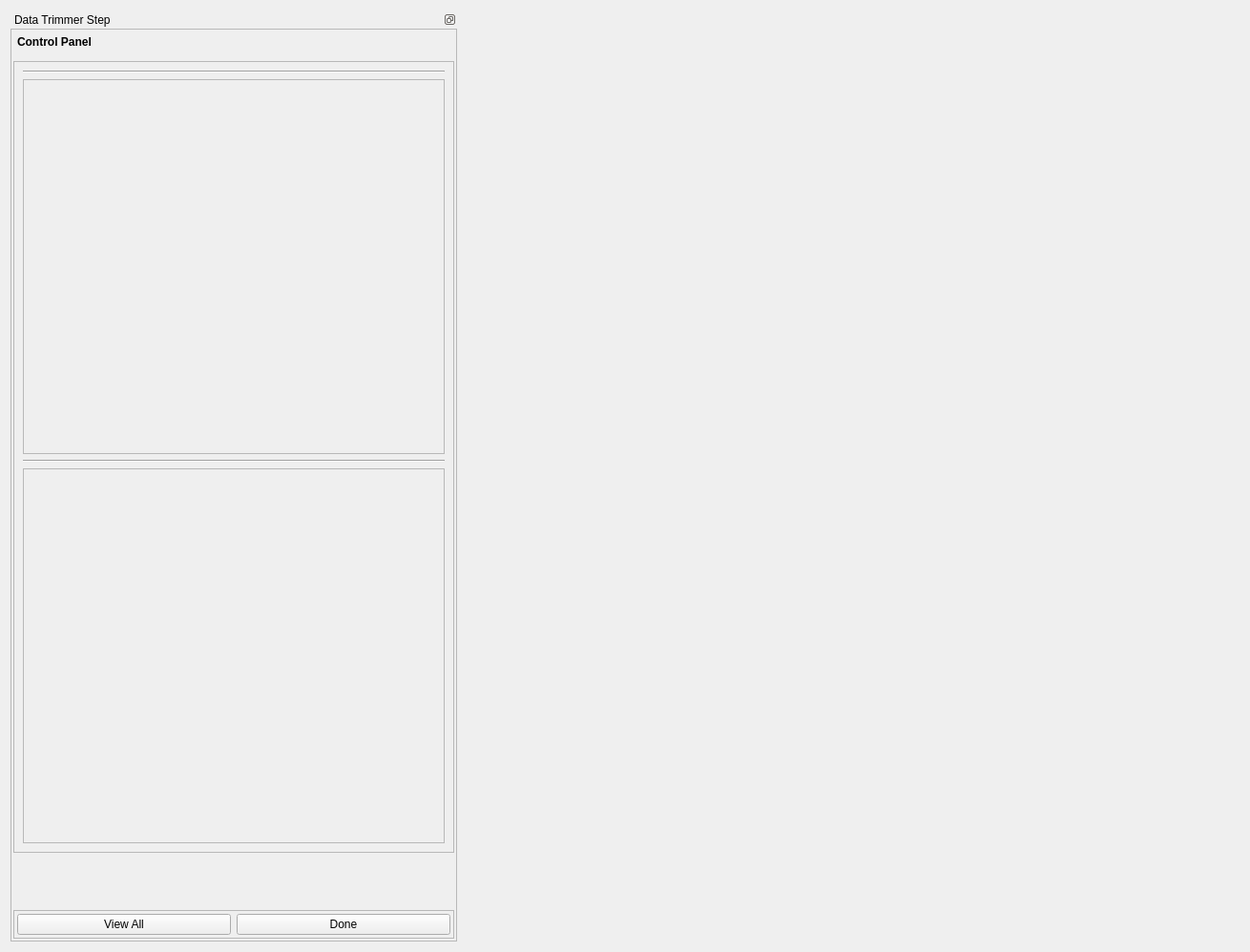
<?xml version="1.0" encoding="UTF-8"?>
<ui version="4.0">
 <class>DataTrimmer</class>
 <widget class="QWidget" name="DataTrimmer">
  <property name="geometry">
   <rect>
    <x>0</x>
    <y>0</y>
    <width>1310</width>
    <height>998</height>
   </rect>
  </property>
  <property name="sizePolicy">
   <sizepolicy hsizetype="Fixed" vsizetype="Preferred">
    <horstretch>0</horstretch>
    <verstretch>0</verstretch>
   </sizepolicy>
  </property>
  <property name="windowTitle">
   <string>Form</string>
  </property>
  <layout class="QHBoxLayout" name="horizontalLayout">
   <item>
    <widget class="QDockWidget" name="dockWidget">
     <property name="sizePolicy">
      <sizepolicy hsizetype="Preferred" vsizetype="Expanding">
       <horstretch>0</horstretch>
       <verstretch>0</verstretch>
      </sizepolicy>
     </property>
     <property name="minimumSize">
      <size>
       <width>468</width>
       <height>135</height>
      </size>
     </property>
     <property name="features">
      <set>QDockWidget::DockWidgetFloatable|QDockWidget::DockWidgetMovable</set>
     </property>
     <property name="allowedAreas">
      <set>Qt::AllDockWidgetAreas</set>
     </property>
     <property name="windowTitle">
      <string>Data Trimmer Step</string>
     </property>
     <widget class="QWidget" name="dockWidgetContents">
      <property name="sizePolicy">
       <sizepolicy hsizetype="Preferred" vsizetype="Expanding">
        <horstretch>0</horstretch>
        <verstretch>0</verstretch>
       </sizepolicy>
      </property>
      <layout class="QVBoxLayout" name="verticalLayout_2">
       <property name="leftMargin">
        <number>0</number>
       </property>
       <property name="topMargin">
        <number>0</number>
       </property>
       <property name="rightMargin">
        <number>0</number>
       </property>
       <property name="bottomMargin">
        <number>0</number>
       </property>
       <item>
        <widget class="QScrollArea" name="scrollArea">
         <property name="sizePolicy">
          <sizepolicy hsizetype="Minimum" vsizetype="Expanding">
           <horstretch>0</horstretch>
           <verstretch>0</verstretch>
          </sizepolicy>
         </property>
         <property name="horizontalScrollBarPolicy">
          <enum>Qt::ScrollBarAlwaysOff</enum>
         </property>
         <property name="widgetResizable">
          <bool>true</bool>
         </property>
         <widget class="QWidget" name="scrollAreaWidgetContents">
          <property name="geometry">
           <rect>
            <x>0</x>
            <y>0</y>
            <width>466</width>
            <height>948</height>
           </rect>
          </property>
          <layout class="QVBoxLayout" name="verticalLayout_3">
           <property name="spacing">
            <number>2</number>
           </property>
           <property name="leftMargin">
            <number>2</number>
           </property>
           <property name="topMargin">
            <number>2</number>
           </property>
           <property name="rightMargin">
            <number>2</number>
           </property>
           <property name="bottomMargin">
            <number>2</number>
           </property>
           <item>
            <widget class="QToolBox" name="toolBox">
             <property name="sizePolicy">
              <sizepolicy hsizetype="Preferred" vsizetype="Expanding">
               <horstretch>0</horstretch>
               <verstretch>0</verstretch>
              </sizepolicy>
             </property>
             <property name="styleSheet">
              <string notr="true">QToolBox::tab {
         background: qlineargradient(x1: 0, y1: 0, x2: 0, y2: 1,
                                     stop: 0 #E1E1E1, stop: 0.4 #DDDDDD,
                                     stop: 0.5 #D8D8D8, stop: 1.0 #D3D3D3);
         border-radius: 5px;
         color: black;
     }

     QToolBox::tab:selected { /* italicize selected tabs */
         font: bold;
         color: black;
     }
QToolBox {
    padding : 0
}</string>
             </property>
             <property name="currentIndex">
              <number>0</number>
             </property>
             <property name="tabSpacing">
              <number>6</number>
             </property>
             <widget class="QWidget" name="dataTrimmerPage">
              <property name="geometry">
               <rect>
                <x>0</x>
                <y>0</y>
                <width>462</width>
                <height>876</height>
               </rect>
              </property>
              <property name="sizePolicy">
               <sizepolicy hsizetype="Preferred" vsizetype="Expanding">
                <horstretch>0</horstretch>
                <verstretch>0</verstretch>
               </sizepolicy>
              </property>
              <attribute name="label">
               <string>Control Panel</string>
              </attribute>
              <layout class="QVBoxLayout" name="verticalLayout_5">
               <property name="spacing">
                <number>7</number>
               </property>
               <property name="leftMargin">
                <number>0</number>
               </property>
               <property name="topMargin">
                <number>3</number>
               </property>
               <property name="rightMargin">
                <number>0</number>
               </property>
               <property name="bottomMargin">
                <number>3</number>
               </property>
               <item>
                <widget class="QFrame" name="dataGroupsFrame">
                 <property name="sizePolicy">
                  <sizepolicy hsizetype="Preferred" vsizetype="Preferred">
                   <horstretch>0</horstretch>
                   <verstretch>0</verstretch>
                  </sizepolicy>
                 </property>
                 <property name="minimumSize">
                  <size>
                   <width>0</width>
                   <height>0</height>
                  </size>
                 </property>
                 <property name="frameShape">
                  <enum>QFrame::StyledPanel</enum>
                 </property>
                 <property name="frameShadow">
                  <enum>QFrame::Raised</enum>
                 </property>
                 <layout class="QGridLayout" name="gridLayout_7">
                  <item row="3" column="0">
                   <widget class="QFrame" name="modifyOptions_frame">
                    <property name="frameShape">
                     <enum>QFrame::StyledPanel</enum>
                    </property>
                    <property name="frameShadow">
                     <enum>QFrame::Raised</enum>
                    </property>
                    <layout class="QVBoxLayout" name="verticalLayout_17">
                     <property name="leftMargin">
                      <number>0</number>
                     </property>
                     <property name="rightMargin">
                      <number>0</number>
                     </property>
                    </layout>
                   </widget>
                  </item>
                  <item row="1" column="0">
                   <widget class="QFrame" name="groupOptions_frame">
                    <property name="frameShape">
                     <enum>QFrame::StyledPanel</enum>
                    </property>
                    <property name="frameShadow">
                     <enum>QFrame::Raised</enum>
                    </property>
                    <layout class="QVBoxLayout" name="verticalLayout_16">
                     <property name="leftMargin">
                      <number>0</number>
                     </property>
                     <property name="rightMargin">
                      <number>0</number>
                     </property>
                    </layout>
                   </widget>
                  </item>
                  <item row="2" column="0">
                   <widget class="Line" name="dataFrame_line_2">
                    <property name="orientation">
                     <enum>Qt::Horizontal</enum>
                    </property>
                   </widget>
                  </item>
                  <item row="0" column="0">
                   <widget class="Line" name="dataFrame_line_1">
                    <property name="orientation">
                     <enum>Qt::Horizontal</enum>
                    </property>
                   </widget>
                  </item>
                 </layout>
                </widget>
               </item>
               <item>
                <spacer name="verticalSpacer_4">
                 <property name="orientation">
                  <enum>Qt::Vertical</enum>
                 </property>
                 <property name="sizeType">
                  <enum>QSizePolicy::Fixed</enum>
                 </property>
                 <property name="sizeHint" stdset="0">
                  <size>
                   <width>20</width>
                   <height>10</height>
                  </size>
                 </property>
                </spacer>
               </item>
               <item>
                <widget class="QWidget" name="deleteResetWidget" native="true">
                 <property name="sizePolicy">
                  <sizepolicy hsizetype="Preferred" vsizetype="Fixed">
                   <horstretch>0</horstretch>
                   <verstretch>0</verstretch>
                  </sizepolicy>
                 </property>
                 <layout class="QGridLayout" name="gridLayout">
                  <item row="0" column="0">
                   <spacer name="horizontalSpacer_3">
                    <property name="orientation">
                     <enum>Qt::Horizontal</enum>
                    </property>
                    <property name="sizeType">
                     <enum>QSizePolicy::Expanding</enum>
                    </property>
                    <property name="sizeHint" stdset="0">
                     <size>
                      <width>0</width>
                      <height>20</height>
                     </size>
                    </property>
                   </spacer>
                  </item>
                 </layout>
                </widget>
               </item>
              </layout>
             </widget>
            </widget>
           </item>
           <item>
            <widget class="QFrame" name="frame">
             <property name="frameShape">
              <enum>QFrame::StyledPanel</enum>
             </property>
             <property name="frameShadow">
              <enum>QFrame::Raised</enum>
             </property>
             <layout class="QHBoxLayout" name="horizontalLayout_2">
              <property name="leftMargin">
               <number>3</number>
              </property>
              <property name="topMargin">
               <number>3</number>
              </property>
              <property name="rightMargin">
               <number>3</number>
              </property>
              <property name="bottomMargin">
               <number>3</number>
              </property>
              <item>
               <widget class="QPushButton" name="viewAllButton">
                <property name="toolTip">
                 <string>Adjust the view to see the whole model</string>
                </property>
                <property name="text">
                 <string>View All</string>
                </property>
               </widget>
              </item>
              <item>
               <widget class="QPushButton" name="doneButton">
                <property name="sizePolicy">
                 <sizepolicy hsizetype="Minimum" vsizetype="Fixed">
                  <horstretch>0</horstretch>
                  <verstretch>0</verstretch>
                 </sizepolicy>
                </property>
                <property name="toolTip">
                 <string>Finish this step</string>
                </property>
                <property name="text">
                 <string>Done</string>
                </property>
               </widget>
              </item>
             </layout>
            </widget>
           </item>
          </layout>
         </widget>
        </widget>
       </item>
      </layout>
     </widget>
    </widget>
   </item>
   <item>
    <widget class="SceneviewerWidget" name="sceneviewerWidget" native="true">
     <property name="enabled">
      <bool>true</bool>
     </property>
     <property name="sizePolicy">
      <sizepolicy hsizetype="Preferred" vsizetype="Preferred">
       <horstretch>1</horstretch>
       <verstretch>0</verstretch>
      </sizepolicy>
     </property>
     <property name="minimumSize">
      <size>
       <width>0</width>
       <height>0</height>
      </size>
     </property>
    </widget>
   </item>
  </layout>
 </widget>
 <customwidgets>
  <customwidget>
   <class>SceneviewerWidget</class>
   <extends>QWidget</extends>
   <header>cmlibs/widgets/sceneviewerwidget.h</header>
   <container>1</container>
  </customwidget>
 </customwidgets>
 <resources/>
 <connections/>
</ui>
